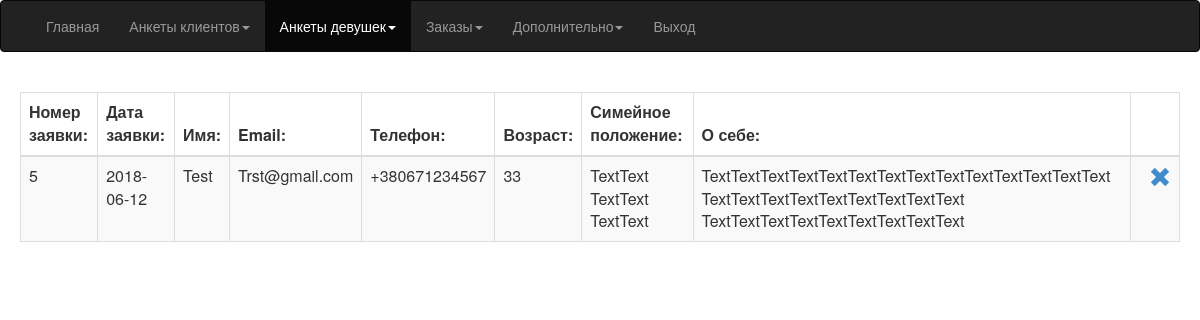
Page /matchmaker/girls_invite.php (signed in) on the earlier database version.
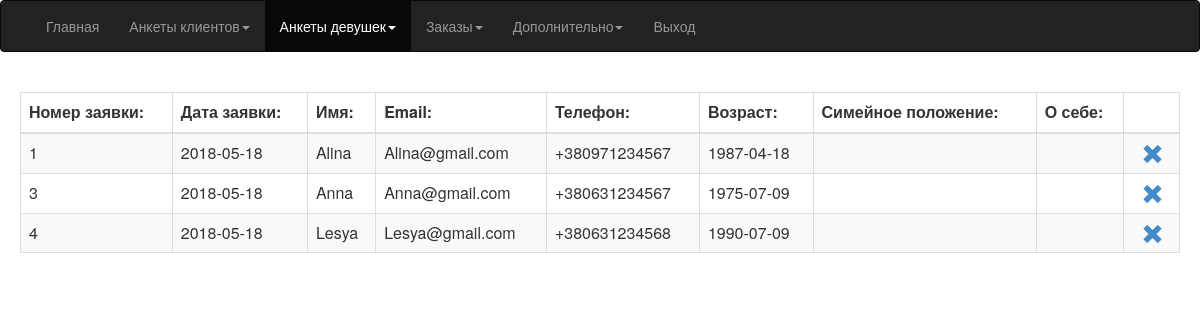
Same page on the later database version.
### tables this page shows
CREATE TABLE IF NOT EXISTS `girls_invite` (
  `id` int(11) NOT NULL AUTO_INCREMENT,
  `name` varchar(64) NOT NULL,
  `email` varchar(64) NOT NULL,
  `phone` varchar(64) NOT NULL,
  `birthday` date NOT NULL,
  `date_add` date NOT NULL,
  PRIMARY KEY (`id`)
);

### matchmaker/girls_invite.php (the view, shortened to what this page needs)
<?
$zapros = "SELECT * FROM girls_invite";
?>
<html>
<head>
	<link rel="stylesheet" href="./css/bootstrap.min.css" />
	<link rel="stylesheet" href="./css/font-awesome.min.css" />
</head>
<?
include "header.php";
?>
<body>
<div style="padding:20px;">
	<table class="table table-striped table-bordered">
		<thead>
			<tr>
				<th>Номер заявки:</th>
				<th>Дата заявки:</th>
				<th>Имя:</th>
				<th>Email:</th>
				<th>Телефон:</th>
				<th>Возраст:</th>
				<th>Симейное положение:</th>
				<th>О себе:</th>
				<th></th>
			</tr>
		</thead>
		<tbody>
			<?
			$result = mysql_query($zapros);
			while ($row = mysql_fetch_assoc($result))
				{
					$id = $row['id'];
					$name = $row['name'];
					$email = $row['email'];
					$phone = $row['phone'];
					$birthday = $row['birthday'];
					$date_add = $row['date_add'];
					$marital_status = $row['marital_status'];
					$message = $row['message'];
					echo ("
					<tr>
						<td>$id</td>
						<td>$date_add</td>
						<td>$name</td>
						<td>$email</td>
						<td>$phone</td>
						<td>$birthday</td>
						<td>$marital_status</td>
						<td>$message</td>
						<td><a href='./function/girls_invite_del.php?id=$id'><span style='font-size:22px; margin-left:10px;' class='glyphicon glyphicon-remove'></span></a></td>
					</tr>
						");
				}
			?>
		</tbody>
	</table>
</div>
</body>
</html>

Differences in the rows shown:
removed girls_invite: id "5", date_add "2018-06-12", name "Test", email "Trst@gmail.com", phone "+380671234567", birthday "33", marital_status "TextText TextText TextText", message "TextTextTextTextTextTextTextTextTextTextTextTextTextText TextTextTextTextTextTextTextTextText TextTextTextTextTextTextTextTextText"
added girls_invite: id "1", date_add "2018-05-18", name "Alina", email "Alina@gmail.com", phone "+380971234567", birthday "1987-04-18"
added girls_invite: id "3", date_add "2018-05-18", name "Anna", email "Anna@gmail.com", phone "+380631234567", birthday "1975-07-09"
added girls_invite: id "4", date_add "2018-05-18", name "Lesya", email "Lesya@gmail.com", phone "+380631234568", birthday "1990-07-09"
